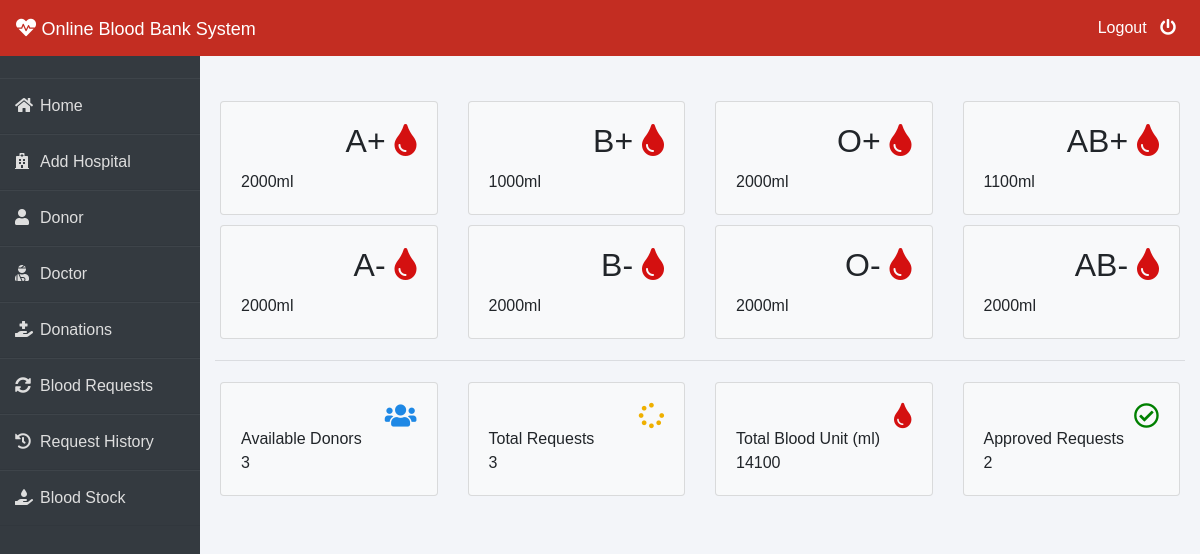
/admin-dashboard (signed in), run on an earlier commit of the app's database.
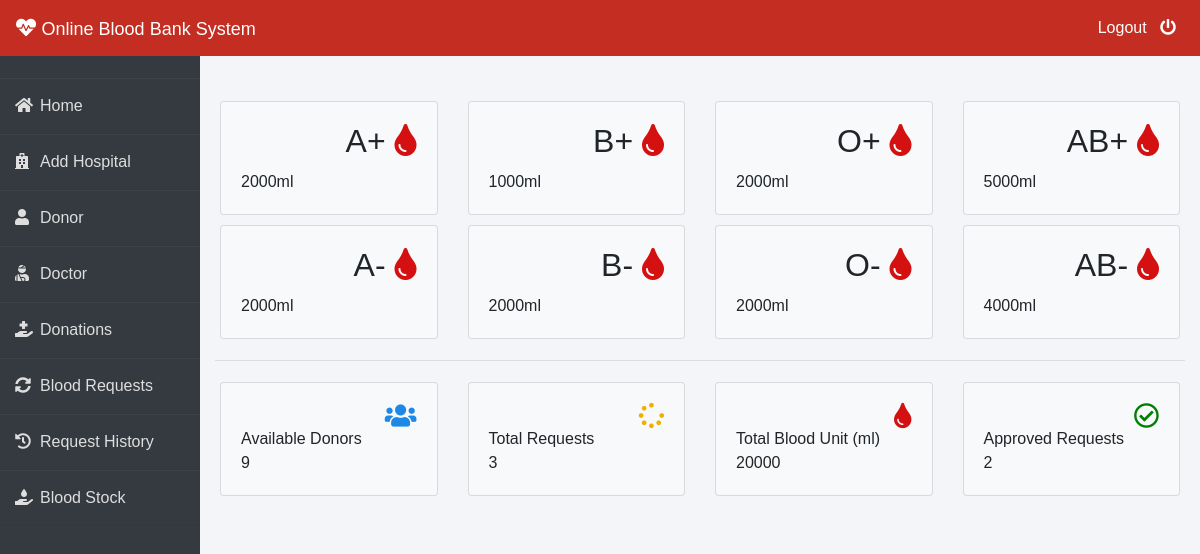
And on a later commit of the database.
### blood/models.py (models this page shows, shortened)
class Stock(models.Model):
    bloodgroup = models.CharField(max_length=10)
    unit = models.PositiveIntegerField(default=0)

### blood/views.py (the view)
# urls.py: path('admin-dashboard', views.admin_dashboard_view,name='admin-dashboard'),
@login_required(login_url='adminlogin')
def admin_dashboard_view(request):
    totalunit = models.Stock.objects.aggregate(Sum('unit'))
    dict = {
        'A1': models.Stock.objects.get(bloodgroup="A+"),
        'A2': models.Stock.objects.get(bloodgroup="A-"),
        'B1': models.Stock.objects.get(bloodgroup="B+"),
        'B2': models.Stock.objects.get(bloodgroup="B-"),
        'AB1': models.Stock.objects.get(bloodgroup="AB+"),
        'AB2': models.Stock.objects.get(bloodgroup="AB-"),
        'O1': models.Stock.objects.get(bloodgroup="O+"),
        'O2': models.Stock.objects.get(bloodgroup="O-"),
        'totaldonors': dmodels.Donor.objects.all().count(),
        'totalbloodunit': totalunit['unit__sum'],
        'totalrequest': models.BloodRequest.objects.all().count(),
        'totalapprovedrequest': models.BloodRequest.objects.all().filter(status='Approved').count()
    }
    return render(request, 'blood/admin_dashboard.html', context=dict)

### templates/blood/admin_dashboard.html (shortened to what the changed rows need)
{% extends 'blood/adminbase.html' %}
{% block content %}
<br><br>
<div class="container">
    <div class="row">
        <div class="col-sm-3">
          <div class="card bg-light">
            <div class="card-body">
                <div class="blood">
                    <h2>A+ <i class="fas fa-tint" ></i></h2>
                </div><br><br>
            </div>
          </div>
        </div>
        <div class="col-sm-3">
            <div class="card bg-light">
                <div class="card-body">
                    <div class="blood">
                        <h2>B+ <i class="fas fa-tint"></i></h2>
                    </div><br><br>
                </div>
              </div>
        </div>
        <div class="col-sm-3">
            <div class="card bg-light">
                <div class="card-body">
                    <div class="blood">
                        <h2>O+ <i class="fas fa-tint"></i></h2>
                    </div><br><br>
                </div>
              </div>
          </div>
          <div class="col-sm-3">
            <div class="card bg-light">
                <div class="card-body">
                    <div class="blood">
                        <h2>AB+ <i class="fas fa-tint"></i></h2>
                    </div><br><br>
                    <div>
                      {{AB1.unit}}ml
                    </div>
                </div>
              </div>
          </div>
      </div>
      <div class="row">
        <div class="col-sm-3">
          <div class="card bg-light">
            <div class="card-body">
                <div class="blood">
                    <h2>A- <i class="fas fa-tint"></i></h2>
                </div><br><br>
            </div>
          </div>
        </div>
        <div class="col-sm-3">
            <div class="card bg-light">
                <div class="card-body">
                    <div class="blood">
                        <h2>B- <i class="fas fa-tint"></i></h2>
                    </div><br><br>
                </div>
              </div>
        </div>
        <div class="col-sm-3">
            <div class="card bg-light">
                <div class="card-body">
                    <div class="blood">
                        <h2>O- <i class="fas fa-tint"></i></h2>
                    </div><br><br>
                </div>
              </div>
          </div>
          <div class="col-sm-3">
            <div class="card bg-light">
                <div class="card-body">
                    <div class="blood">
                        <h2>AB- <i class="fas fa-tint"></i></h2>
                    </div><br><br>
                    <div>
                      {{AB2.unit}}ml
                    </div>
                </div>
              </div>
          </div>
      </div>
    <div class="row">
      <div class="col-sm-3">
        <div class="card bg-light">
          <div class="card-body">
              <div class="blood">
                  <i class="fas fa-users" style="color: #1e88e5;"></i>
              </div><br>
              <div>
                  Available Donors <br>
                  {{totaldonors}}
              </div>
          </div>
        </div>
      </div>
        <div class="col-sm-3">
          <div class="card bg-light">
              <div class="card-body">
                  <div class="blood">
                      <i class="fas fa-tint xyz" style="color:#d41010;"></i>
                  </div><br>
                  <div>
                      Total Blood Unit (ml) <br>
                      {{totalbloodunit}}
                  </div>
              </div>
            </div>
        </div>
    </div>
</div>
{% endblock content %}

What changed in the data, as far as the page shows it:
changed Stock (number 4 of 8 on the later page): unit "1100" → "5000"
changed Stock (number 8 of 8 on the later page): unit "2000" → "4000"
Also different on the page:
{{ totaldonors }}: "3" → "9"
{{ totalbloodunit }}: "14100" → "20000"
